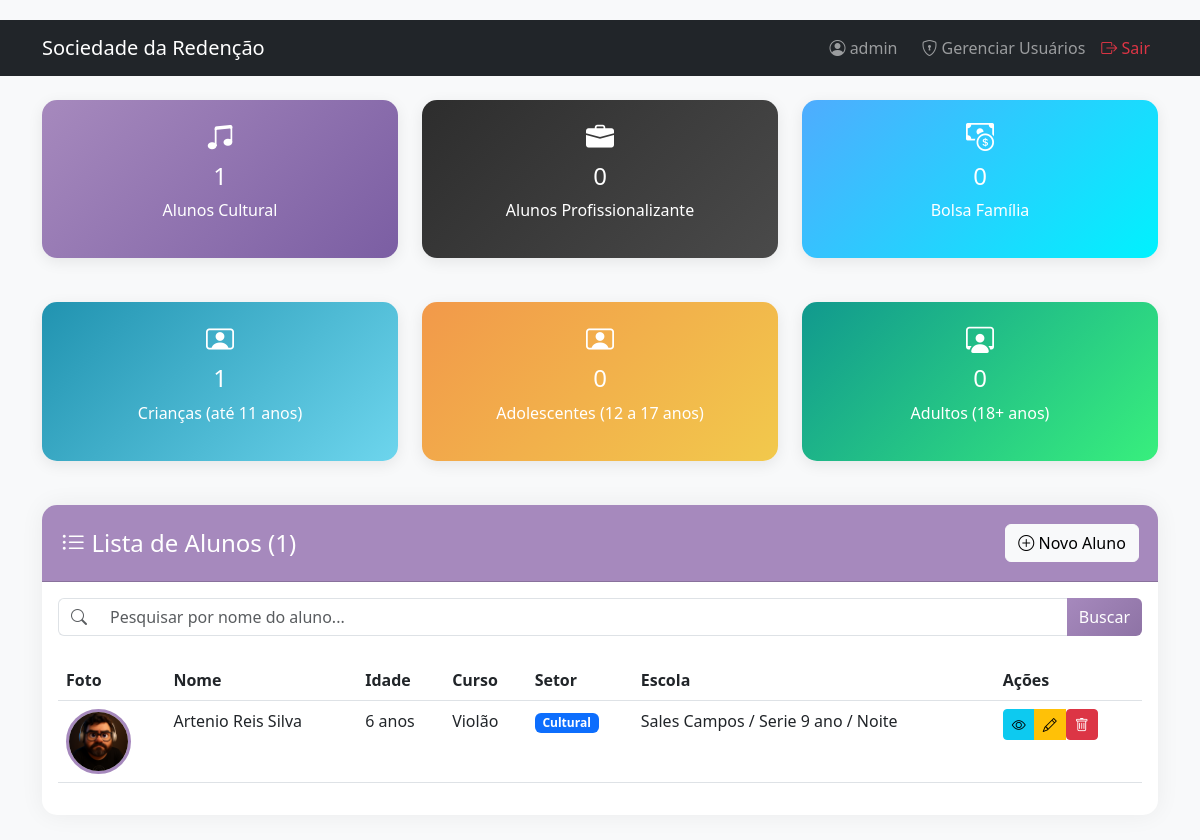
The page / (signed in) on the database as committed earlier.
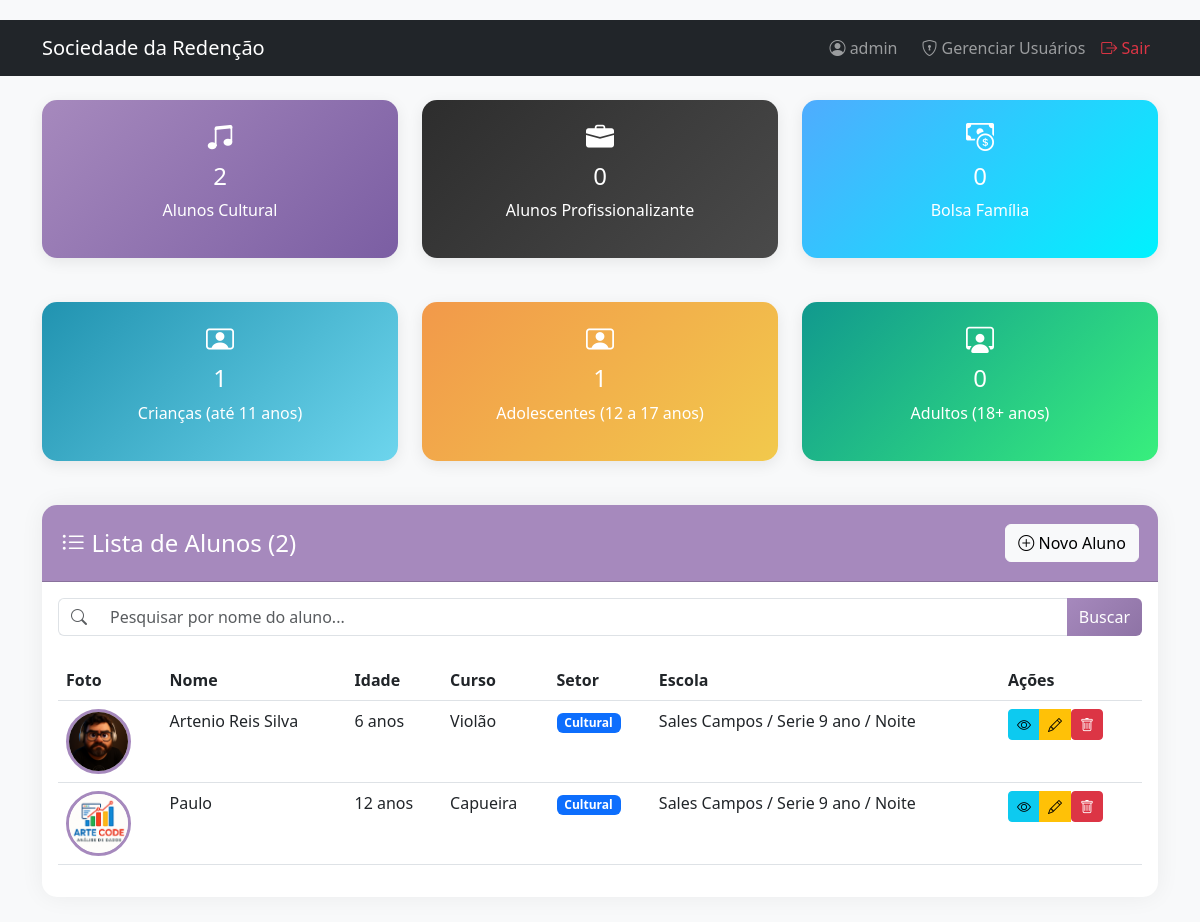
The same page on the database as committed later.
### models.py (models this page shows, shortened)
class Aluno(db.Model):
    id = db.Column(db.Integer, primary_key=True)
    foto = db.Column(db.String(200), nullable=True)
    nome_completo = db.Column(db.String(100), nullable=False)
    cpf = db.Column(db.String(14), nullable=True)
    telefone = db.Column(db.String(20), nullable=True)
    data_nascimento = db.Column(db.Date, nullable=False)
    idade = db.Column(db.Integer, nullable=False)
    nome_pais = db.Column(db.String(100), nullable=False)
    curso = db.Column(db.String(100), nullable=False)
    setor = db.Column(db.String(20), nullable=False)
    endereco = db.Column(db.String(200), nullable=False)
    escola = db.Column(db.String(100), nullable=False)
    trabalho_ficha_adulto = db.Column(db.Boolean, default=False)
    nome_trabalho_profissao = db.Column(db.String(100), nullable=True)
    bolsa_familia = db.Column(db.Boolean, default=False)
    irmaos = db.Column(db.Integer, default=0)
    renda_familiar = db.Column(db.Float, nullable=False)
    pessoas_residencia = db.Column(db.Integer, nullable=False)
    desistencia = db.Column(db.String(10), default='NÃO')
    observacao = db.Column(db.Text, nullable=True)
    data_cadastro = db.Column(db.DateTime, default=datetime.utcnow)

### app.py (the view)
@app.route('/')
@login_required
def index():
    termo_busca = request.args.get('q', '')
    if termo_busca:
        alunos = Aluno.query.filter(Aluno.nome_completo.ilike(f'%{termo_busca}%')).order_by(Aluno.nome_completo).all()
    else:
        alunos = Aluno.query.order_by(Aluno.nome_completo).all()
    cultural = Aluno.query.filter_by(setor='CULTURAL', desistencia='NÃO').count()
    profissional = Aluno.query.filter_by(setor='PROFISSIONALIZANTE', desistencia='NÃO').count()
    bolsa = Aluno.query.filter_by(bolsa_familia=True, desistencia='NÃO').count()
    criancas = Aluno.query.filter(Aluno.idade < 12, Aluno.desistencia == 'NÃO').count()
    adolescentes = Aluno.query.filter(Aluno.idade >= 12, Aluno.idade < 18, Aluno.desistencia == 'NÃO').count()
    adultos = Aluno.query.filter(Aluno.idade >= 18, Aluno.desistencia == 'NÃO').count()
    return render_template('index.html', alunos=alunos, cultural=cultural, profissionalizante=profissional,
                           bolsa_familia=bolsa, criancas=criancas, adolescentes=adolescentes, adultos=adultos,
                           total_alunos=len(alunos), termo_busca=termo_busca)

### app.py (called while the page is built)
def login_required(f):
    @wraps(f)
    def decorated_function(*args, **kwargs):
        if 'logged_in' not in session:
            return redirect(url_for('login'))
        return f(*args, **kwargs)
    return decorated_function

@app.context_processor
def utility_processor():
    def format_currency(value):
        return f"R$ {value:,.2f}".replace('.', ',') if value is not None else "R$ 0,00"
    def format_date(value):
        return value.strftime('%d/%m/%Y') if value else ""
    def format_boolean(value):
        return "SIM" if value else "NÃO"
    return dict(
        format_currency=format_currency,
        format_date=format_date,
        format_boolean=format_boolean,
        now=datetime.now()
    )

### templates/index.html (shortened to what this page needs)
{% extends "base.html" %}
{% block content %}
<div class="row mb-4">
    <div class="col-md-4">
        <div class="stat-card stat-cultural">
            <h3><i class="bi bi-music-note-beamed"></i></h3>
            <h4>{{ cultural }}</h4>
            <p>Alunos Cultural</p>
        </div>
    </div>
    <div class="col-md-4">
        <div class="stat-card stat-profissional">
            <h3><i class="bi bi-briefcase-fill"></i></h3>
            <h4>{{ profissionalizante }}</h4>
            <p>Alunos Profissionalizante</p>
        </div>
    </div>
    <div class="col-md-4">
        <div class="stat-card stat-bolsa">
            <h3><i class="bi bi-cash-coin"></i></h3>
            <h4>{{ bolsa_familia }}</h4>
            <p>Bolsa Família</p>
        </div>
    </div>
</div>
<div class="row mb-4">
    <div class="col-md-4">
        <div class="stat-card stat-crianca">
            <h3><i class="bi bi-person-video"></i></h3>
            <h4>{{ criancas }}</h4>
            <p>Crianças (até 11 anos)</p>
        </div>
    </div>
    <div class="col-md-4">
        <div class="stat-card stat-adolescente">
            <h3><i class="bi bi-person-video"></i></h3>
            <h4>{{ adolescentes }}</h4>
            <p>Adolescentes (12 a 17 anos)</p>
        </div>
    </div>
    <div class="col-md-4">
        <div class="stat-card stat-adulto">
            <h3><i class="bi bi-person-workspace"></i></h3>
            <h4>{{ adultos }}</h4>
            <p>Adultos (18+ anos)</p>
        </div>
    </div>
</div>
<div class="card">
    <div class="card-header d-flex justify-content-between align-items-center">
        <h4 class="mb-0"><i class="bi bi-list-ul"></i> Lista de Alunos ({{ total_alunos }})</h4>
        <a href="{{ url_for('cadastrar') }}" class="btn btn-light">
            <i class="bi bi-plus-circle"></i> Novo Aluno
        </a>
    </div>
    <div class="card-body">
        <form method="GET" action="{{ url_for('index') }}" class="mb-4">
            <div class="input-group">
                <span class="input-group-text bg-white border-end-0">
                    <i class="bi bi-search text-muted"></i>
                </span>
                <input type="text" name="q" class="form-control border-start-0"
                       placeholder="Pesquisar por nome do aluno..." value="{{ termo_busca }}">
                <button class="btn btn-primary" type="submit">Buscar</button>
            </div>
        </form>
        {% if alunos %}
        <div class="table-responsive">
            <table class="table table-hover">
                <thead>
                    <tr>
                        <th>Foto</th>
                        <th>Nome</th>
                        <th>Idade</th>
                        <th>Curso</th>
                        <th>Setor</th>
                        <th>Escola</th>
                        <th>Ações</th>
                    </tr>
                </thead>
                <tbody>
                    {% for aluno in alunos %}
                    <tr>
                        <td>
                            {% if aluno.foto %}
                            <img src="{{ url_for('uploaded_file', filename=aluno.foto) }}"
                                 class="aluno-foto"
                                 alt="{{ aluno.nome_completo }}">
                            {% else %}
                            <div class="aluno-foto bg-secondary d-flex align-items-center justify-content-center">
                                <i class="bi bi-person-fill text-white" style="font-size: 2rem;"></i>
                            </div>
                            {% endif %}
                        </td>
                        <td>{{ aluno.nome_completo }}</td>
                        <td>{{ aluno.idade }} anos</td>
                        <td>{{ aluno.curso }}</td>
                        <td>
                            {% if aluno.setor == 'CULTURAL' %}
                            <span class="badge bg-primary">Cultural</span>
                            {% else %}
                            <span class="badge bg-success">Profissionalizante</span>
                            {% endif %}
                        </td>
                        <td>{{ aluno.escola }}</td>
                        <td>
                            <div class="btn-group" role="group">
                                <a href="{{ url_for('visualizar', id=aluno.id) }}"
                                   class="btn btn-sm btn-info" title="Visualizar">
                                    <i class="bi bi-eye"></i>
                                </a>
                                <a href="{{ url_for('editar', id=aluno.id) }}"
                                   class="btn btn-sm btn-warning" title="Editar">
                                    <i class="bi bi-pencil"></i>
                                </a>
                                <form action="{{ url_for('excluir', id=aluno.id) }}"
                                      method="POST"
                                      class="d-inline"
                                      onsubmit="return confirm('Tem certeza que deseja excluir este aluno?');">
                                    <button type="submit" class="btn btn-sm btn-danger" title="Excluir">
                                        <i class="bi bi-trash"></i>
                                    </button>
                                </form>
                            </div>
                        </td>
                    </tr>
                    {% endfor %}
                </tbody>
            </table>
        </div>
        {% endif %}
    </div>
</div>
{% endblock %}

### templates/base.html (shortened to what this page needs)
<!DOCTYPE html>
<html lang="pt-BR">
<head>
    <link href="https://cdn.jsdelivr.net/npm/bootstrap@5.3.0/dist/css/bootstrap.min.css" rel="stylesheet">
    <link rel="stylesheet" href="https://cdn.jsdelivr.net/npm/bootstrap-icons@1.10.0/font/bootstrap-icons.css">
    <link rel="stylesheet" href="{{ url_for('static', filename='css/style.css') }}">
</head>
<body>
    <nav class="navbar navbar-expand-lg navbar-dark bg-dark mb-4">
        <div class="container">
            <a class="navbar-brand" href="{{ url_for('index') }}">Sociedade da Redenção</a>
            {% if session.logged_in %}
            <div class="navbar-nav ms-auto">
                <span class="navbar-text me-3"><i class="bi bi-person-circle"></i> {{ session.username }}</span>
                <a class="nav-link" href="{{ url_for('listar_usuarios') }}"><i class="bi bi-shield-lock"></i> Gerenciar Usuários</a>
                <a class="nav-link text-danger" href="{{ url_for('logout') }}"><i class="bi bi-box-arrow-right"></i> Sair</a>
            </div>
            {% endif %}
        </div>
    </nav>
    <div class="container">
        {% block content %}{% endblock %}
    </div>
</body>
</html>

### static/css/style.css (style rules this page uses)
:root { --primary-color: #a689bd; --secondary-color: #2d2d2d; --success-color: #28a745; --info-color: #17a2b8; --warning-color: #ffc107; --danger-color: #dc3545; --light-color: #f8f9fa; --dark-color: #2d2d2d; }
body { background-color: #f8f9fa; font-family: 'Segoe UI', Tahoma, Geneva, Verdana, sans-serif; padding-top: 20px; }
.card { border: none; box-shadow: 0 0 25px rgba(0,0,0,0.06); border-radius: 15px; margin-bottom: 25px; }
.card-header { background-color: var(--primary-color); color: white; border-radius: 15px 15px 0 0 !important; padding: 1.2rem; font-weight: 600; }
.btn-primary { background: linear-gradient(135deg, var(--primary-color) 0%, #8e73a5 100%); border: none; transition: 0.3s; }
.aluno-foto { width: 65px; height: 65px; object-fit: cover; border-radius: 50%; border: 3px solid var(--primary-color); background-color: #fff; }
.stat-card { text-align: center; padding: 20px; border-radius: 15px; color: white; margin-bottom: 20px; box-shadow: 0 4px 15px rgba(0,0,0,0.08); }
.stat-cultural { background: linear-gradient(135deg, var(--primary-color) 0%, #7b5ea3 100%); }
.stat-profissional { background: linear-gradient(135deg, var(--secondary-color) 0%, #4a4a4a 100%); }
.stat-bolsa { background: linear-gradient(135deg, #4facfe 0%, #00f2fe 100%); }
.stat-crianca { background: linear-gradient(135deg, #2193b0 0%, #6dd5ed 100%); }
.stat-adolescente { background: linear-gradient(135deg, #f2994a 0%, #f2c94c 100%); }
.stat-adulto { background: linear-gradient(135deg, #11998e 0%, #38ef7d 100%); }

Rows that differ between the two databases and show on the page:
added Aluno: foto (picture), nome_completo "Paulo", idade "12", curso "Capueira", setor "Cultural", escola "Sales Campos / Serie 9 ano / Noite"
Other text that changed with them:
{{ cultural }}: "1" → "2"
{{ adolescentes }}: "0" → "1"
{{ total_alunos }}: "1" → "2"
